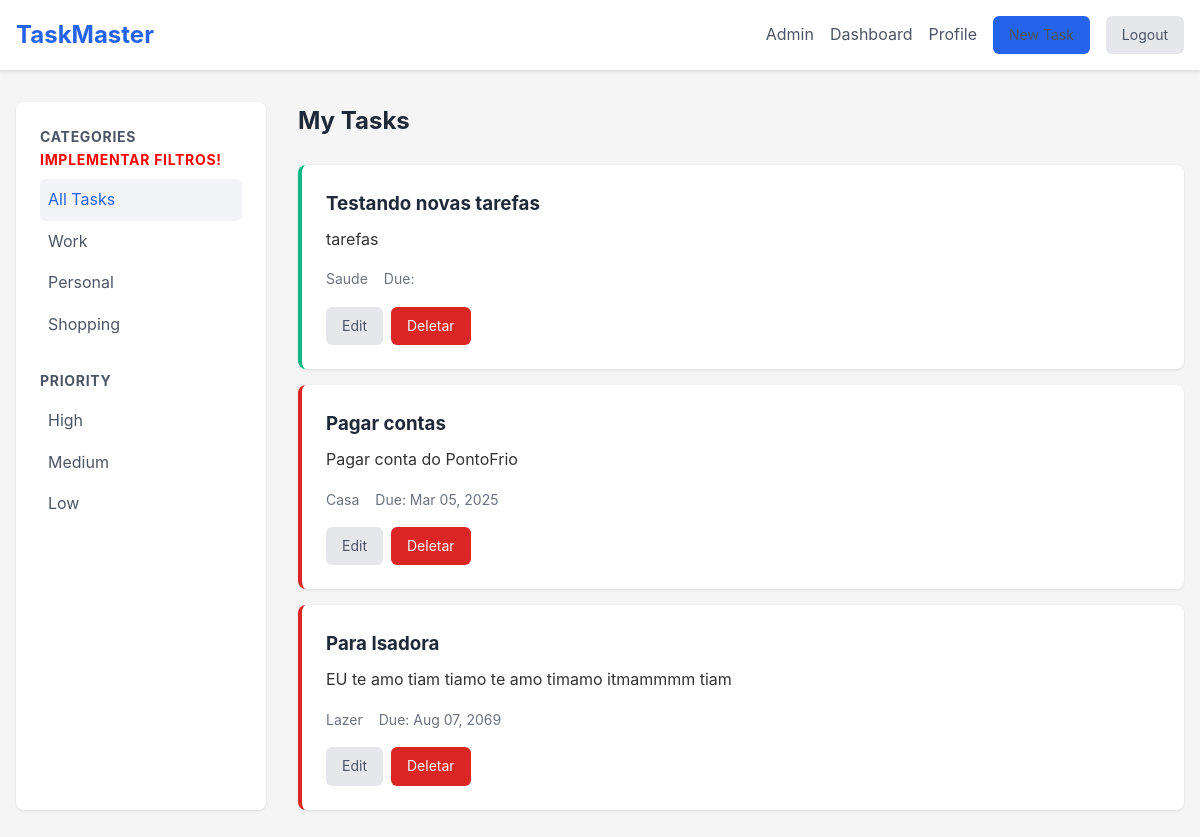
Screenshot of / (signed in) with the database file from the repository.
### tables this page shows
CREATE TABLE tasks (
        id INTEGER PRIMARY KEY,
        user_id INTEGER NOT NULL,
        name TEXT NOT NULL,
        description TEXT NOT NULL,
        created_at TEXT DEFAULT CURRENT_TIMESTAMP NOT NULL,
        due_date DATE,
        priority INTEGER CHECK(priority BETWEEN 1 AND 3),
        category TEXT CHECK(category IN ('Trabalho', 'Pessoal', 'Estudo', 'Lazer', 'Casa', 'Saude')),
        completed INTEGER DEFAULT 0,
        FOREIGN KEY (user_id) REFERENCES users(id)
    );

### src/Controller/TaskController.php (called while the page is built, shortened)
<?php
class TaskController
{
    private TaskRepository $taskRepository;
    public function __construct(array $repository)
    {
        $this->taskRepository = $repository['taskRepository'];
    }
    public function dashboardPage(): void
    {
        $id = $_SESSION['id'];
        $tasks = $this->taskRepository->all($id);
        require_once __DIR__ . '/../../view/dashboard.php';
    }
}

### src/Repository/TaskRepository.php (called while the page is built, shortened)
<?php
class TaskRepository
{
    private PDO $pdo;
    public function __construct(PDO $pdo)
    {
        $this->pdo = $pdo;
    }
    public function all(int|null $id = null): array
    {
        $idUser = $id !== null ? 'WHERE user_id = :id' : '';
        $stmt = $this->pdo->query(
            "SELECT * FROM tasks $idUser;"
        );
        if ($id !== null) {
            $stmt->bindValue(':id', $id);
            $stmt->execute();
        }
        $tasks = $stmt->fetchAll(PDO::FETCH_ASSOC);
        return array_map($this->hydrate(...),$tasks);
    }
    private function hydrate(array $data): Task
    {
        $task = new Task($data['name'], $data['description'], $data['priority'], $data['category']);
        $task->setId($data['id']);
        $task->setUserId($data['user_id']);
        $task->setCreated_at($data['created_at']);
        $task->setDueDate($data['due_date']);
        return $task;
    }
}

### src/Entity/Task.php (called while the page is built, shortened)
<?php
class Task
{
    private int $id;
    public readonly string $due_date;
    public function __construct(string $name, string $description, int $priority, string $category)
    {
        $this->name = $name;
        $this->description = $description;
        $this->priority = $priority;
        $this->category = $category;
    }
    public function setId(int $id): void
    {
        $this->id = $id;
    }
    public function getId(): int
    {
        return $this->id;
    }
    public function setDueDate(string $due_date): void
    {
        $this->due_date = $due_date;
    }
    public function getDueDate(): ?string
    {
        $db_date = $this->due_date;
        if (!$db_date) {
            return null;
        }
        return date('M d, Y', strtotime($db_date));
    }
}

### view/dashboard.php (the view, shortened to what this page needs)
    <?php require_once 'Includes/header.php'; ?>
    <main class="dashboard">
        <aside class="sidebar">
            <h3>Categories <span class="todo">Implementar filtros!</span></h3>
            <ul>
                <li><a href="#" class="active">All Tasks</a></li>
                <li><a href="#">Work</a></li>
                <li><a href="#">Personal</a></li>
                <li><a href="#">Shopping</a></li>
            </ul>
            <h3>Priority</h3>
            <ul>
                <li><a href="#">High</a></li>
                <li><a href="#">Medium</a></li>
                <li><a href="#">Low</a></li>
            </ul>
        </aside>
        <section class="task-list">
            <h2>My Tasks</h2>
            <div class="tasks">
                <?php foreach ($tasks as $task): ?>
                <div class="task-card priority-<?= $task->priority; ?>">
                    <h3><?= htmlentities($task->name); ?></h3>
                    <p><?= htmlentities($task->description); ?></p>
                    <div class="task-meta">
                        <span class="category"><?= $task->category; ?></span>
                        <span class="due-date"><?= 'Due: ' . $task->getDueDate(); ?></span>
                    </div>
                    <div class="task-actions">
                        <a href="/edit-task?id=<?= $task->getId(); ?>" class="btn-secondary">Edit</a>
                        <a class="btn-danger" href="/delete-task?id=<?= $task->getId(); ?>">Deletar</a>
                    </div>
                </div>
                <?php endforeach; ?>
                </div>
        </section>
    </main>
</body>
</html>

### public/css/styles.css (style rules this page uses)
* { margin: 0; padding: 0; box-sizing: border-box; }
body { font-family: -apple-system, BlinkMacSystemFont, 'Segoe UI', Roboto, Oxygen, Ubuntu, Cantarell, sans-serif; line-height: 1.6; color: #333; background-color: #f5f5f5; }
.btn-secondary { background-color: #e5e7eb; color: #4b5563; padding: 0.5rem 1rem; border-radius: 0.375rem; text-decoration: none; border: none; cursor: pointer; font-size: 0.875rem; }
.btn-danger { background-color: #dc2626; color: white; padding: 0.5rem 1rem; border-radius: 0.375rem; text-decoration: none; border: none; cursor: pointer; font-size: 0.875rem; }
.dashboard { display: grid; grid-template-columns: 250px 1fr; gap: 2rem; max-width: 1200px; margin: 2rem auto; padding: 0 1rem; }
.sidebar { background: white; padding: 1.5rem; border-radius: 0.5rem; box-shadow: 0 1px 3px rgba(0,0,0,0.1); }
.sidebar h3 { color: #4b5563; font-size: 0.875rem; text-transform: uppercase; letter-spacing: 0.05em; margin: 1.5rem 0 0.5rem; }
.sidebar h3:first-child { margin-top: 0; }
.sidebar ul { list-style: none; }
.sidebar a { display: block; padding: 0.5rem; color: #4b5563; text-decoration: none; border-radius: 0.375rem; }
.sidebar a:hover, .sidebar a.active { background-color: #f3f4f6; color: #2563eb; }
.task-list h2 { margin-bottom: 1.5rem; color: #1f2937; }
.tasks { display: grid; gap: 1rem; }
.task-card { background: white; padding: 1.5rem; border-radius: 0.5rem; box-shadow: 0 1px 3px rgba(0,0,0,0.1); border-left: 4px solid transparent; }
.task-card.priority-3 { border-left-color: #dc2626; }
.task-card.priority-1 { border-left-color: #10b981; }
.task-card h3 { margin-bottom: 0.5rem; color: #1f2937; }
.task-meta { display: flex; gap: 1rem; margin: 1rem 0; font-size: 0.875rem; color: #6b7280; }
.task-actions { display: flex; gap: 0.5rem; margin-top: 1rem; }
.todo { color: red; }

### rows the page displays
tasks: name "Testando novas tarefas", description "tarefas", category "Saude"
tasks: name "Pagar contas", description "Pagar conta do PontoFrio", category "Casa", due_date "Mar 05, 2025"
tasks: name "Para Isadora", description "EU te amo tiam tiamo te amo timamo itmammmm tiam", category "Lazer", due_date "Aug 07, 2069"
